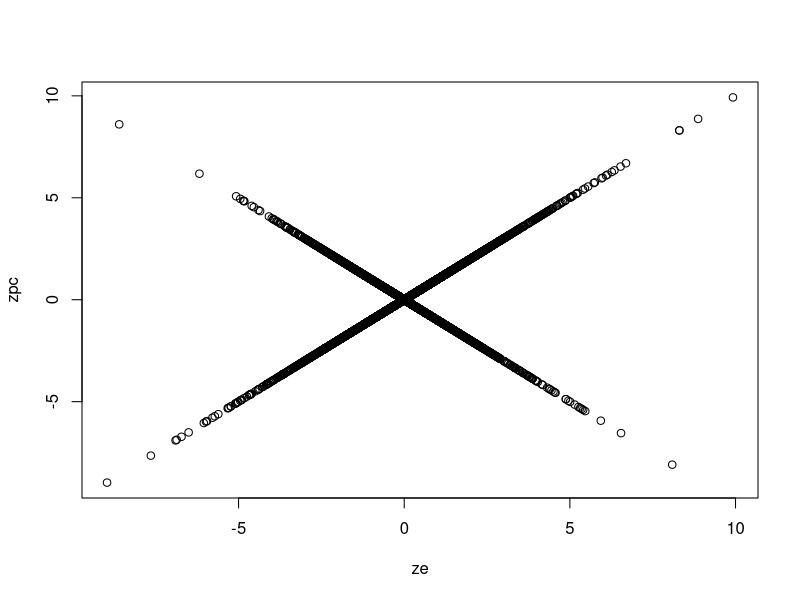
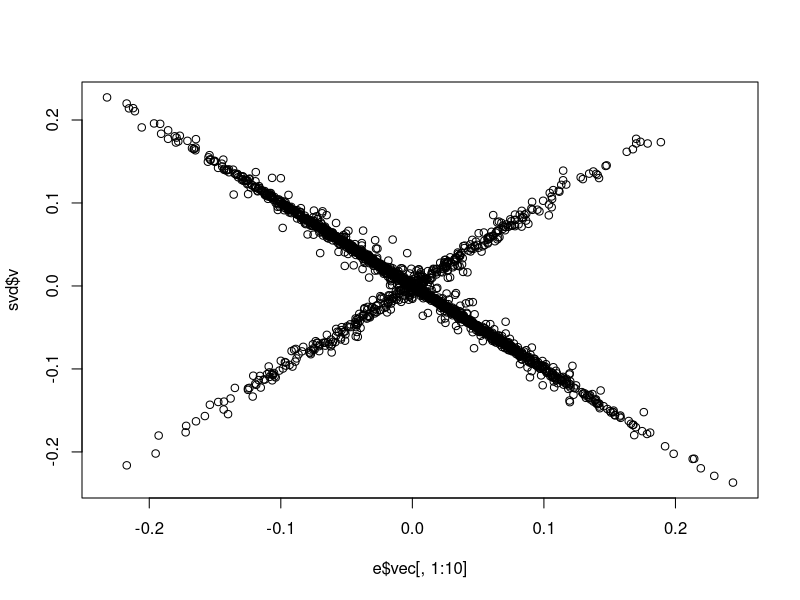
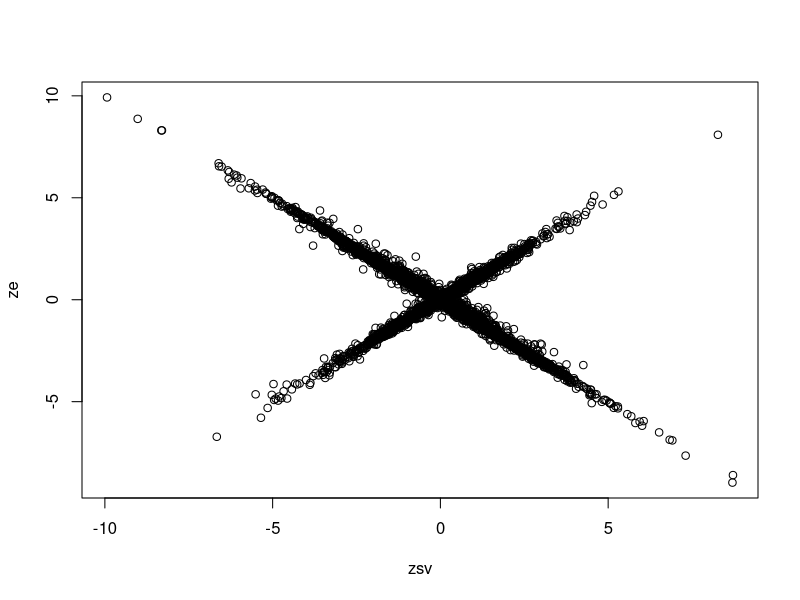

Reproduce these figures in R, in order.
## a few alternatives for calculating PCs on big sparse datasets

### testing
n <- 1000
p <- 200
N <- 10000

library(Matrix)

## big 'ol matrix of noise
Xraw <- sparseMatrix(i=sample.int(n,size=N,replace=TRUE),
						j=sample.int(p,size=N,replace=TRUE),
						x=rnorm(N))

## standardize
Xprec <- Diagonal(x=1/apply(Xraw,2,sd)) ## diagonal of 1/sd for each variable
X <- Xraw%*%Xprec
## double check scaling
apply(X,2,sd)
## note that X is off-center.  
## This is important, since we don't want
## to lose our nice sparsity!

## calculate the covariance X'X
xm <- colSums(X)/n
xx <- crossprod(X)
## this is what crossprod does:
all(xx==t(X)%*%X)
## calculate the covariance
xvar <- xx/(n-1) - xm%*%t(xm)*n/(n-1)
## double check again (not exactly the same, but close)
mean(abs(cov(as.matrix(X))-xvar))

## rotations are the eigen 'vectors'
e <- eigen(xvar, symmetric=TRUE)
## and pc score Z is (X-xm)'phi (i.e. centered X's)
## lets grab the first 10 directions
ze <- X%*%e$vec[,1:10]
## this is how much they are off since we didn't center X
shift <-  t(xm)%*%e$vec[,1:10]  
## we can use scale to center them (not a huge deal)
ze <- scale(ze, center=shift, scale=FALSE)

## compare to what we know
pca <- prcomp(X)
zpc <- predict(pca)[,1:10]
## the signs will be off in some directions, but rest is same.
plot(ze,zpc)

## now, for really big data you can use the irlba package
## given xvar calculated as above, it uses fast methods
## to get approximations to the first few eigenvectors
library(irlba) #install from CRAN
# nv is the number of PCs you want.
# this is called the 'singular value decomposition'
# it is a generalization of our eigen/spectral decomp
svd <- irlba(X,nv=10) 
## check it out; svd$v is an approx to eigen vectors..
## again, the signs are arbitrary
plot(e$vec[,1:10],svd$v) 
## calculate the implided PC directions
zsv <- X%*%svd$v
## as above, these need to be shifted since X is off-center
zsv <- scale(zsv, center=shift, scale=FALSE)
## check the results are similar but not exact
plot(zsv,ze)  
